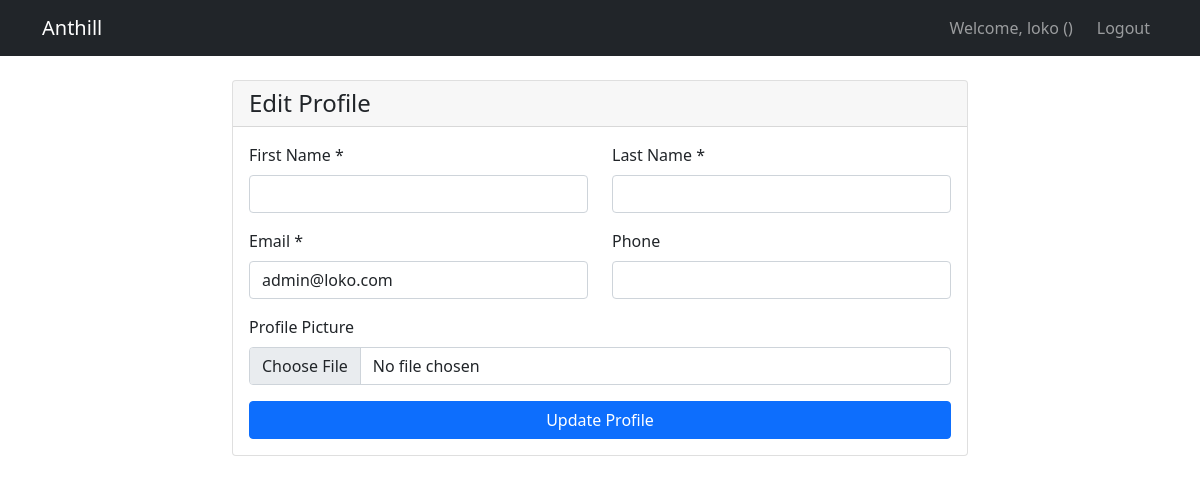
The app's page /users/profile/edit/ (signed in), older data.
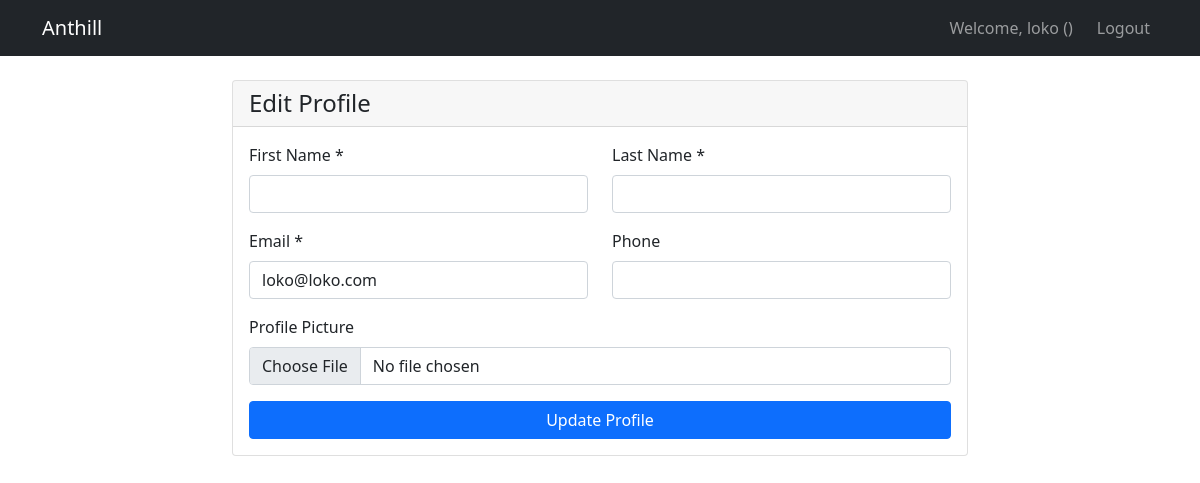
The same page, newer data.
### users/models.py (models this page shows, shortened)
class User(AbstractUser):
    USER_TYPE_CHOICES = (
        ('super_admin', 'Super Admin'),
        ('senior_admin', 'Senior School Admin'),
        ('junior_admin', 'Junior School Admin'),
        ('teacher', 'Teacher'),
        ('student', 'Student'),
    )
    user_type = models.CharField(max_length=20, choices=USER_TYPE_CHOICES)
    phone = models.CharField(max_length=15, blank=True)
    profile_picture = models.ImageField(upload_to='profiles/', blank=True, null=True)
    city = models.CharField(max_length=100, blank=True)
    lga = models.CharField(max_length=100, blank=True)
    address = models.TextField(blank=True)
    school = models.ForeignKey(
        School,
        on_delete=models.CASCADE,
        related_name='users',
        null=True,
        blank=True
    )
    class Meta:
        unique_together = ['school', 'username']  # Username unique per school

### users/views.py (the view, shortened to what this page needs)
# urls.py: path('profile/edit/', views.edit_profile, name='edit_profile'),
@login_required
def edit_profile(request):
    user = request.user
    context = {'user': user}
    if user.user_type == 'student':
        context['student'] = Student.objects.get(user=user)
    return render(request, 'users/edit_profile.html', context)

### templates/users/edit_profile.html (shortened to what this page needs)
{% extends 'base.html' %}
{% block content %}
<div class="container mt-4">
    <div class="row justify-content-center">
        <div class="col-md-8">
            <div class="card">
                <div class="card-header">
                    <h4 class="mb-0">Edit Profile</h4>
                </div>
                <div class="card-body">
                    <form method="post" enctype="multipart/form-data">
                        <div class="row">
                            <div class="col-md-6">
                                <div class="mb-3">
                                    <label class="form-label">First Name *</label>
                                    <input type="text" name="first_name" class="form-control"
                                           value="{{ user.first_name }}" required>
                                </div>
                            </div>
                            <div class="col-md-6">
                                <div class="mb-3">
                                    <label class="form-label">Last Name *</label>
                                    <input type="text" name="last_name" class="form-control"
                                           value="{{ user.last_name }}" required>
                                </div>
                            </div>
                        </div>
                        <div class="row">
                            <div class="col-md-6">
                                <div class="mb-3">
                                    <label class="form-label">Email *</label>
                                    <input type="email" name="email" class="form-control"
                                           value="{{ user.email }}" required>
                                </div>
                            </div>
                            <div class="col-md-6">
                                <div class="mb-3">
                                    <label class="form-label">Phone</label>
                                    <input type="text" name="phone" class="form-control"
                                           value="{{ user.phone }}">
                                </div>
                            </div>
                        </div>
                        <div class="mb-3">
                            <label class="form-label">Profile Picture</label>
                            <input type="file" name="profile_picture" class="form-control" accept="image/*">
                        </div>
                        <div class="d-grid">
                            <button type="submit" class="btn btn-primary">Update Profile</button>
                        </div>
                    </form>
                </div>
            </div>
        </div>
    </div>
</div>
{% endblock %}

### templates/base.html (shortened to what this page needs)
{% load user_tags %}
<!DOCTYPE html>
<html lang="en">
<head>
    <link href="https://cdn.jsdelivr.net/npm/bootstrap@5.1.3/dist/css/bootstrap.min.css" rel="stylesheet">
</head>
<body>
    {% block navbar %}
<nav class="navbar navbar-expand-lg navbar-dark bg-dark">
    <div class="container">
        <a class="navbar-brand" href="{% url 'homepage' %}">Anthill</a>
        <div class="navbar-nav ms-auto">
            {% if user.is_authenticated %}
                <span class="navbar-text me-3">
                    Welcome, {{ user.username }} ({{ user.get_user_type_display }})
                </span>
                <a class="nav-link" href="{% url 'users:logout' %}">Logout</a>
            {% else %}
                <a class="nav-link" href="{% url 'users:register' %}">Register</a>
                <a class="nav-link" href="{% url 'users:login' %}">Login</a>
                <a class="nav-link" href="{% url 'contact_us' %}">Contact Us</a>
            {% endif %}
        </div>
    </div>
</nav>
{% endblock %}
    {% block content %}
    {% endblock %}
</body>
</html>

Row changes from the older to the newer data that the page shows:
changed User "loko": email "admin@loko.com" → "loko@loko.com"
